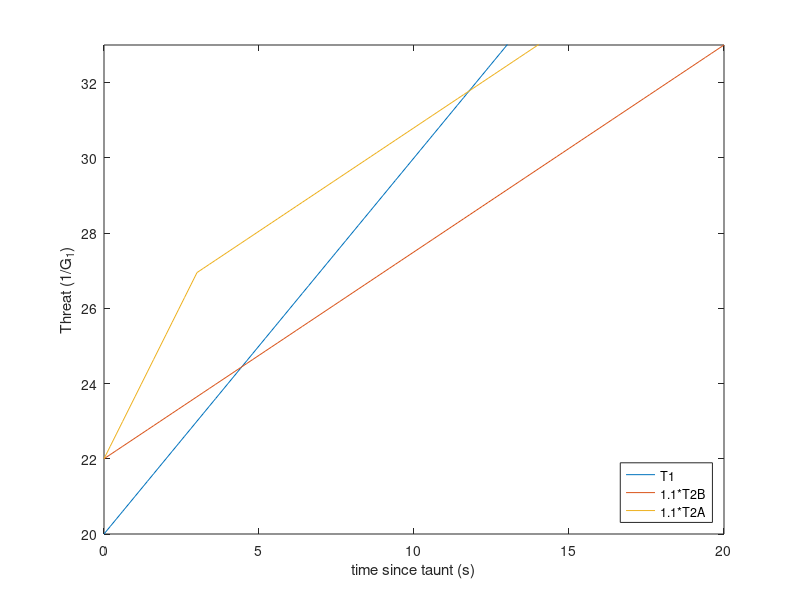
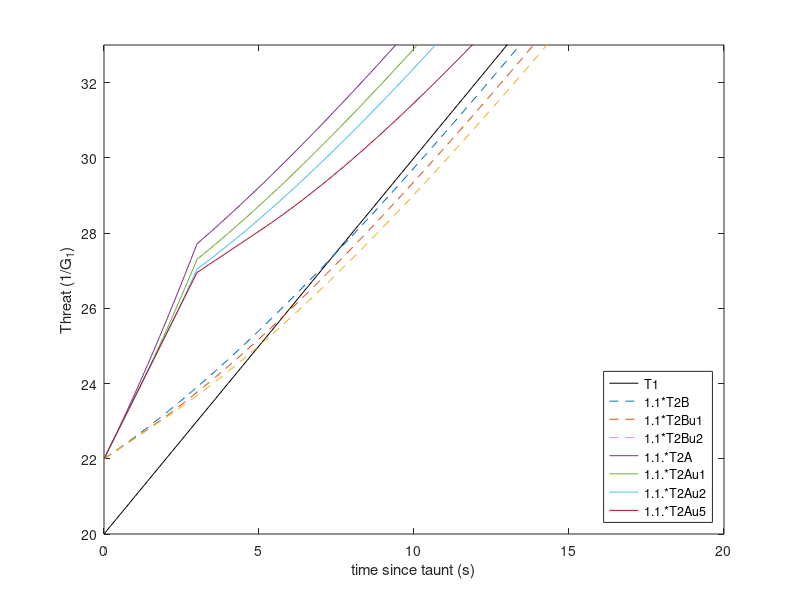
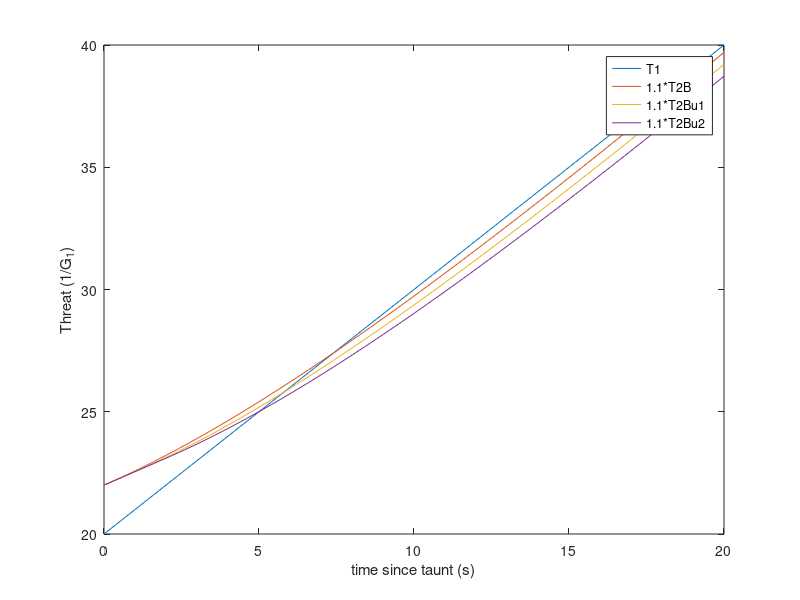
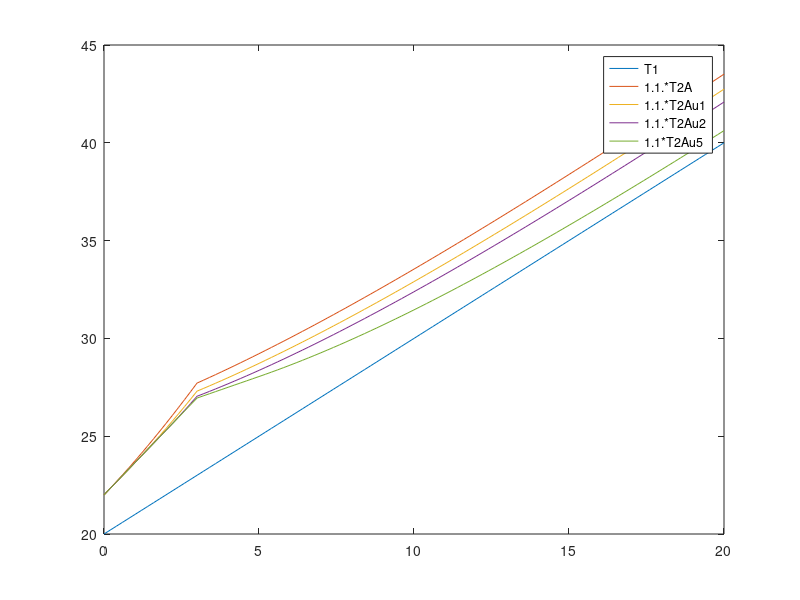

Write MATLAB code to recreate these figures, in order.
t=linspace(0,20,101)';
G=1;
gamma=20;

tau=[10 20 30 40];
T0=tau(2).*G;

%% Before, no accel
tx=tau./4.5
T1=T0+G.*t;
T2B=T0+G./2.*t;
figure(1)
% plot(t,T1,t,1.1.*T2)
% legend('T1','1.1*T2')
% ylabel('Threat (1/G_1)')
% xlabel('time since taunt (s)')
% xlim([0 8])

%% After, no accel
tx=tau./4.5+22/3;
T1=T0+G.*t;
T2A=T0+3/2.*G.*min(t,3)+G/2.*max(t-3,0);
% figure(2)
plot(t,T1,t,1.1.*T2B,t,1.1.*T2A)
legend('T1','1.1*T2B','1.1*T2A','Location','Southeast')
ylabel('Threat (1/G_1)')
xlabel('time since taunt (s)')
ylim([20 33])

%% Before, w/accel
figure(3)
a=0;
T2B=T0+G./2.*t + G./2.*max(t-a,0)+G.*gamma./(2.*log(0.1)).*(1-0.1.^(max(t-a,0)./gamma));
a=1;
T2Bu1=T0+G./2.*t + G./2.*max(t-a,0)+G.*gamma./(2.*log(0.1)).*(1-0.1.^(max(t-a,0)./gamma));
a=2;
T2Bu2=T0+G./2.*t + G./2.*max(t-a,0)+G.*gamma./(2.*log(0.1)).*(1-0.1.^(max(t-a,0)./gamma));

plot(t,T1,t,1.1.*T2B,t,1.1.*T2Bu1,t,1.1.*T2Bu2)

legend('T1','1.1*T2B','1.1*T2Bu1','1.1*T2Bu2')
ylabel('Threat (1/G_1)')
xlabel('time since taunt (s)')
% plot(t,t.*(1-0.55.*(2-0.1.^(t./gamma))),repmat(t',size(tau)),ones(size(t'))*tau./10)

%% After, w/accel
figure(4)
a=0;b=max(min(t,3),a);
T2A=T0+ 3.*G./2.*min(t,3) + G./2.*max(t-3,0)+ ...
    3.*G./2.*(b-a)+3.*G.*gamma./(2.*log(0.1)).*(1-0.1.^((b-a)./gamma)) + ...
    G./2.*max(t-b,0) - G.*gamma./(2.*log(0.1)).*(0.1.^(max(t-a,0)./gamma)-0.1.^((b-a)./gamma));

a=1;b=max(min(t,3),a);
T2Au1=T0+ 3.*G./2.*min(t,3) + G./2.*max(t-3,0)+ ...
    3.*G./2.*(b-a)+3.*G.*gamma./(2.*log(0.1)).*(1-0.1.^((b-a)./gamma)) + ...
    G./2.*max(t-b,0) - G.*gamma./(2.*log(0.1)).*(0.1.^(max(t-a,0)./gamma)-0.1.^((b-a)./gamma));

a=2;b=max(min(t,3),a);
T2Au2=T0+ 3.*G./2.*min(t,3) + G./2.*max(t-3,0)+ ...
    3.*G./2.*(b-a)+3.*G.*gamma./(2.*log(0.1)).*(1-0.1.^((b-a)./gamma)) + ...
    G./2.*max(t-b,0) - G.*gamma./(2.*log(0.1)).*(0.1.^(max(t-a,0)./gamma)-0.1.^((b-a)./gamma));

a=5;b=max(min(t,3),a);
T2Au5=T0+ 3.*G./2.*min(t,3) + G./2.*max(t-3,0)+ ...
    3.*G./2.*(b-a)+3.*G.*gamma./(2.*log(0.1)).*(1-0.1.^((b-a)./gamma)) + ...
    G./2.*max(t-b,0) - G.*gamma./(2.*log(0.1)).*(0.1.^(max(t-a,0)./gamma)-0.1.^((b-a)./gamma));
plot(t,T1,t,1.1.*T2A,t,1.1.*T2Au1,t,1.1.*T2Au2,t,1.1*T2Au5)
legend('T1','1.1.*T2A','1.1.*T2Au1','1.1.*T2Au2','1.1*T2Au5')


%% dual plot
figure(2)
plot(t,T1,'k-',t,1.1.*T2B,'--',t,1.1.*T2Bu1,'--',t,1.1.*T2Bu2,'--',t,1.1.*T2A,t,1.1.*T2Au1,t,1.1.*T2Au2,t,1.1.*T2Au5)
legend('T1','1.1*T2B','1.1*T2Bu1','1.1*T2Bu2','1.1.*T2A','1.1.*T2Au1','1.1.*T2Au2','1.1.*T2Au5','Location','Southeast')
ylim([20 33])
ylabel('Threat (1/G_1)')
xlabel('time since taunt (s)')
